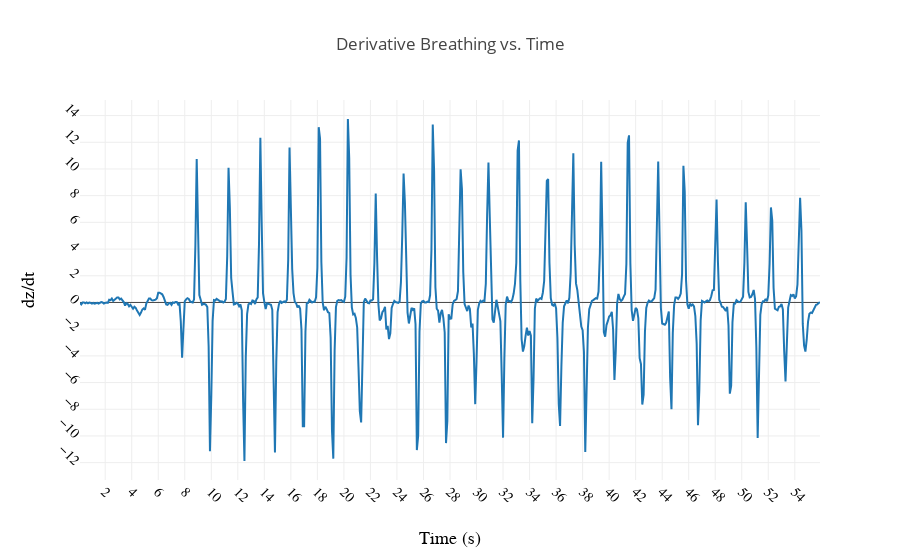

Notebook code cell kept with this figure:
### Markdown cell above
**Visualize derivative of normalized breathing**

We now plot the derivative of the breathing signal.

### Code cell
#Plot Derivative Breathing

traceDerivativeBreathing = go.Scatter(x=breathingData.reltime,y=breathingData.derivativeValue,name="Derivative of Breathing Signal")

#Specify Plot Layout
layout = go.Layout(
    
    title='Derivative Breathing vs. Time',
    xaxis=dict(
        title='Time (s)',
        titlefont=dict(
            family='Arial, sans-serif',
            size=18,
            color='black'
        ),
        showticklabels=True,
        tickangle=45,
        dtick=2,
        tickfont=dict(
            family='Old Standard TT, serif',
            size=14,
            color='black'
        ),
        exponentformat='e',
        showexponent='all'
    ),
    yaxis=dict(
        title='dz/dt',
        titlefont=dict(
            family='Arial, sans-serif',
            size=18,
            color='black'
        ),
        showticklabels=True,
        tickangle=45,
        dtick=2,
        tickfont=dict(
            family='Old Standard TT, serif',
            size=14,
            color='black'
        ),
        exponentformat='e',
        showexponent='all'
    )
)
fig = go.Figure(data=[traceDerivativeBreathing], layout=layout)
iplot(fig, filename='axes-labels')

### Figure 1 — Plotly figure (JSON) as saved in the notebook; plotly's stock layout.template omitted (floating-point values rounded to 4 significant figures; data arrays with more than 128 entries replaced by an {"elided": "..."} marker saying what was removed)
{"data": [{"name": "Derivative of Breathing Signal", "type": "scatter", "uid": "7b4c4548-44c1-11e9-be84-f218984035f7", "x": {"elided": "559 float values"}, "y": {"elided": "559 float values"}}], "layout": {"title": "Derivative Breathing vs. Time", "xaxis": {"dtick": 2, "exponentformat": "e", "showexponent": "all", "showticklabels": true, "tickangle": 45, "tickfont": {"color": "black", "family": "Old Standard TT, serif", "size": 14}, "title": "Time (s)", "titlefont": {"color": "black", "family": "Arial, sans-serif", "size": 18}}, "yaxis": {"dtick": 2, "exponentformat": "e", "showexponent": "all", "showticklabels": true, "tickangle": 45, "tickfont": {"color": "black", "family": "Old Standard TT, serif", "size": 14}, "title": "dz/dt", "titlefont": {"color": "black", "family": "Arial, sans-serif", "size": 18}}}}
